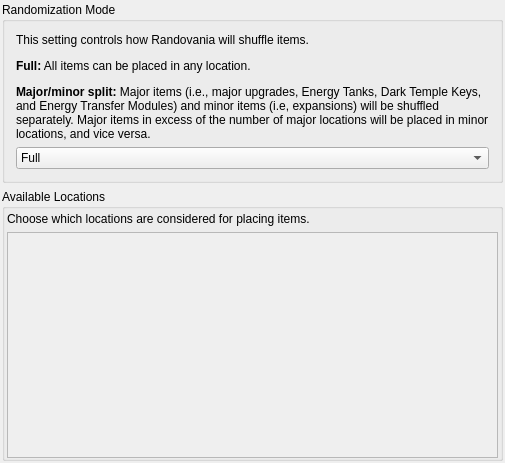
<?xml version="1.0" encoding="UTF-8"?>
<ui version="4.0">
 <class>PresetLocationPool</class>
 <widget class="QMainWindow" name="PresetLocationPool">
  <property name="geometry">
   <rect>
    <x>0</x>
    <y>0</y>
    <width>505</width>
    <height>463</height>
   </rect>
  </property>
  <property name="windowTitle">
   <string>Location Pool</string>
  </property>
  <widget class="QWidget" name="centralWidget">
   <property name="maximumSize">
    <size>
     <width>16777215</width>
     <height>16777215</height>
    </size>
   </property>
   <layout class="QVBoxLayout" name="verticalLayout">
    <property name="leftMargin">
     <number>2</number>
    </property>
    <property name="topMargin">
     <number>2</number>
    </property>
    <property name="rightMargin">
     <number>2</number>
    </property>
    <property name="bottomMargin">
     <number>2</number>
    </property>
    <item>
     <widget class="QGroupBox" name="randomization_mode_group">
      <property name="title">
       <string>Randomization Mode</string>
      </property>
      <layout class="QVBoxLayout" name="verticalLayout_2">
       <item>
        <widget class="QLabel" name="randomization_mode_label">
         <property name="text">
          <string>&lt;html&gt;&lt;head/&gt;&lt;body&gt;&lt;p&gt;This setting controls how Randovania will shuffle items.&lt;/p&gt;&lt;p&gt;&lt;span style=&quot; font-weight:600;&quot;&gt;Full:&lt;/span&gt; All items can be placed in any location.&lt;/p&gt;&lt;p&gt;&lt;span style=&quot; font-weight:600;&quot;&gt;Major/minor split:&lt;/span&gt; Major items (i.e., major upgrades, Energy Tanks, Dark Temple Keys, and Energy Transfer Modules) and minor items (i.e, expansions) will be shuffled separately. Major items in excess of the number of major locations will be placed in minor locations, and vice versa.&lt;/p&gt;&lt;/body&gt;&lt;/html&gt;</string>
         </property>
         <property name="wordWrap">
          <bool>true</bool>
         </property>
        </widget>
       </item>
       <item>
        <widget class="QComboBox" name="randomization_mode_combo">
         <item>
          <property name="text">
           <string>Full</string>
          </property>
         </item>
         <item>
          <property name="text">
           <string>Major/minor split</string>
          </property>
         </item>
        </widget>
       </item>
      </layout>
     </widget>
    </item>
    <item>
     <widget class="QGroupBox" name="excluded_locations_group">
      <property name="title">
       <string>Available Locations</string>
      </property>
      <layout class="QVBoxLayout" name="verticalLayout_5">
       <property name="leftMargin">
        <number>2</number>
       </property>
       <property name="topMargin">
        <number>3</number>
       </property>
       <property name="rightMargin">
        <number>2</number>
       </property>
       <property name="bottomMargin">
        <number>0</number>
       </property>
       <item>
        <widget class="QLabel" name="excluded_locations_label">
         <property name="text">
          <string>&lt;html&gt;&lt;head/&gt;&lt;body&gt;&lt;p&gt;Choose which locations are considered for placing items.&lt;/p&gt;&lt;/body&gt;&lt;/html&gt;</string>
         </property>
        </widget>
       </item>
       <item>
        <widget class="QScrollArea" name="excluded_locations_area">
         <property name="widgetResizable">
          <bool>true</bool>
         </property>
         <widget class="QWidget" name="excluded_locations_area_contents">
          <property name="geometry">
           <rect>
            <x>0</x>
            <y>0</y>
            <width>489</width>
            <height>244</height>
           </rect>
          </property>
          <layout class="QHBoxLayout" name="excluded_locations_area_layout">
           <property name="leftMargin">
            <number>0</number>
           </property>
           <property name="topMargin">
            <number>0</number>
           </property>
           <property name="rightMargin">
            <number>0</number>
           </property>
           <property name="bottomMargin">
            <number>0</number>
           </property>
          </layout>
         </widget>
        </widget>
       </item>
      </layout>
     </widget>
    </item>
   </layout>
  </widget>
 </widget>
 <layoutdefault spacing="6" margin="11"/>
 <resources/>
 <connections/>
</ui>
